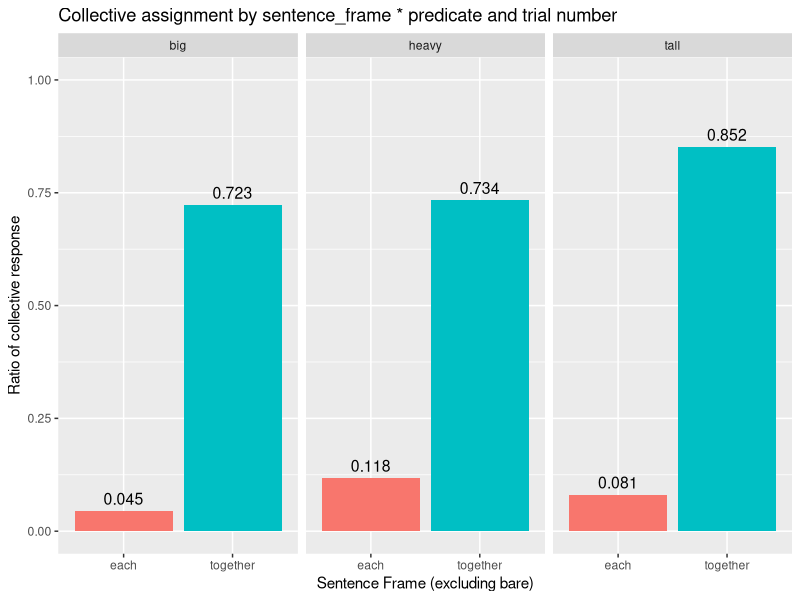

Here is the R script that generated this plot: (Note: this script raises an error after producing the figure.)
## ---- chunk 1
knitr::opts_chunk$set(echo = TRUE)
## ---- chunk 2
library(tidyverse)
library(lme4)
library(lmerTest)
## ---- chunk 3
data <- read_csv("data/02_clean_data.csv")
## ---- chunk 4
xtabs( ~ data$scenario + data$submission_id) #between subject design warrants random intercepts for subject_id and scenario
data
## ---- chunk 5
data_model1 <- data %>% 
  filter(sentence_frame != "bare") %>% 
  mutate(
    response = ifelse(response == "collective", 1, 0)
  )
model1 <- lmer(
  formula =  response ~ sentence_frame * predicate + trial_number + (1| submission_id) + (1|scenario),
  data = data_model1
)
summary(model1)
t_m1 = as.vector(fixef(model1))
results_m1 <- tibble(
  each_big = t_m1[1] + t_m1[5],
  each_heavy = t_m1[1] + t_m1[5] + t_m1[3],
  each_tall = t_m1[1] + t_m1[5] + t_m1[4],
  together_big = t_m1[1] + t_m1[5] + t_m1[2],
  together_heavy = t_m1[1] + t_m1[5] + t_m1[2] + t_m1[3] + t_m1[6],
  together_tall = t_m1[1] + t_m1[5] + t_m1[2] + t_m1[4] + t_m1[7]
) %>% 
  pivot_longer(everything(), names_to = "parameters", values_to = "P_collective") %>% 
  mutate(
    sentence_frame = ifelse(parameters %in% c("each_big", "each_tall", "each_heavy"),"each","together"),
    predicate = ifelse(parameters %in% c("each_big", "together_big"),"big", ifelse(parameters %in% c("each_tall", "together_tall"),"tall","heavy"))
  ) %>% 
  select(sentence_frame,predicate, P_collective) %>% 
  mutate(
    P_distributive = 1 - P_collective
  )
results_m1
results_m1 %>% 
  ggplot(aes(x = sentence_frame, y = P_collective, fill = sentence_frame))+
  geom_col()+
  geom_text(aes(label = round(P_collective,3)), vjust=-0.5, color = "black", position = position_dodge(0.85), size = 4)+
  facet_wrap(~predicate)+
  theme(legend.position = "none")+
  ylim(0,1)+
  labs(
    title = "Collective assignment by sentence_frame * predicate and trial number",
    x = "Sentence Frame (excluding bare)",
    y = "Ratio of collective response"
  )
## ---- chunk 6
summary(model2)
## ---- chunk 7
data_model2 <- data %>% 
  filter(sentence_frame == "bare") %>% 
  mutate(
    response = ifelse(response == "collective", 1, 0)
  )

model2 <- lmer(
  formula =  response ~ scenario + predicate +trial_number + ( 1+trial_number | submission_id),
  data = data_model2
)

summary(model2)
t_m2 = as.vector(fixef(model2))
results_m2 <- tibble(
  inspect_big = t_m2[1] + t_m2[5],
  inspect_heavy = t_m2[1] + t_m2[5] + t_m2[3],
  inspect_tall =  t_m2[1] + t_m2[5] + t_m2[4],
  move_big = t_m2[1] + t_m2[5] + t_m2[2],
  move_heavy = t_m2[1] + t_m2[5] + t_m2[2] + t_m2[3],
  move_tall= t_m2[1] + t_m2[5] + t_m2[2]+ t_m2[4]
) %>%  pivot_longer(everything(), names_to = "parameters", values_to = "P_collective") %>% 
  mutate(
    scenario = ifelse(parameters %in% c("inspect_big", "inspect_tall", "inspect_heavy"),"inspect","move"),
    predicate = ifelse(parameters %in% c("inspect_big", "move_big"),"big", ifelse(parameters %in% c("inspect_tall", "move_tall"),"tall","heavy"))
  ) %>% 
  select(scenario,predicate, P_collective) %>% 
  mutate(
    P_distributive = 1 - P_collective
  )

results_m2 
results_m2 %>% 
  ggplot(aes(x = "bare", y = P_collective, fill = scenario))+
  geom_col(position = position_dodge(width = 0.85))+
  geom_text(aes(label = round(P_collective,3)), vjust=-0.5, color = "black", position = position_dodge(0.85), size = 4)+
  facet_wrap(~predicate)+
  ylim(0,1)+
  labs(
    title = "Effect of scenario on response in the bare sentence frame",
    subtitle = "Facetted by predicate",
    y = "Ratio of collective response",
    x = "sentence frame (excluding together/each)"
  )

## ---- chunk 8
data_m <- data %>%
  select(predicate,RT,sentence_frame) %>% 
  group_by(predicate,sentence_frame) %>% 
  summarise(
    m_RT = mean(RT)
  )

data %>% 
  ggplot(aes(x = RT, y = sentence_frame, color = predicate))+
  geom_point(aes(shape = predicate), position = position_dodge(0.8))+
  geom_point(data = data_m, mapping = aes(x = m_RT, shape = predicate),position = position_dodge(0.8), size = 5)+
  facet_wrap(~scenario)
## ---- chunk 9
data_raw = read_csv("data/01_raw_data.csv")
data_o <- data_raw %>% distinct(submission_id, .keep_all = T) %>%
select(age,comments, education, languages) 

data_o %>% 
  na.omit(age) %>%
  mutate(
    age = ifelse(age  < 22, "18-21",ifelse(age < 30, "22-29", ifelse(age < 40, "30-39", ifelse(age < 50, "40-49", ifelse(age < 60, "50-59", "60+")))))
  ) %>% 
  ggplot(aes(x = age, fill = age))+ 
  geom_bar()+
  labs(
    y = "Count",
    fill = "Age bracket"
  )
data_o %>% na.omit(education) %>% 
  ggplot(aes(x = education, fill = education))+ 
  geom_bar()+
  labs(fill = "Education level")+
  theme(axis.title.x=element_blank(),
        axis.text.x=element_blank(),
        axis.ticks.x=element_blank())
data_o %>% na.omit(languages) %>% 
  ggplot(aes(x = tolower(languages), fill = tolower(languages)))+
  geom_bar()+
  labs(
    fill = "Languages"
  )+
  
  theme(axis.title.x=element_blank(),
        axis.text.x=element_blank(),
        axis.ticks.x=element_blank())
